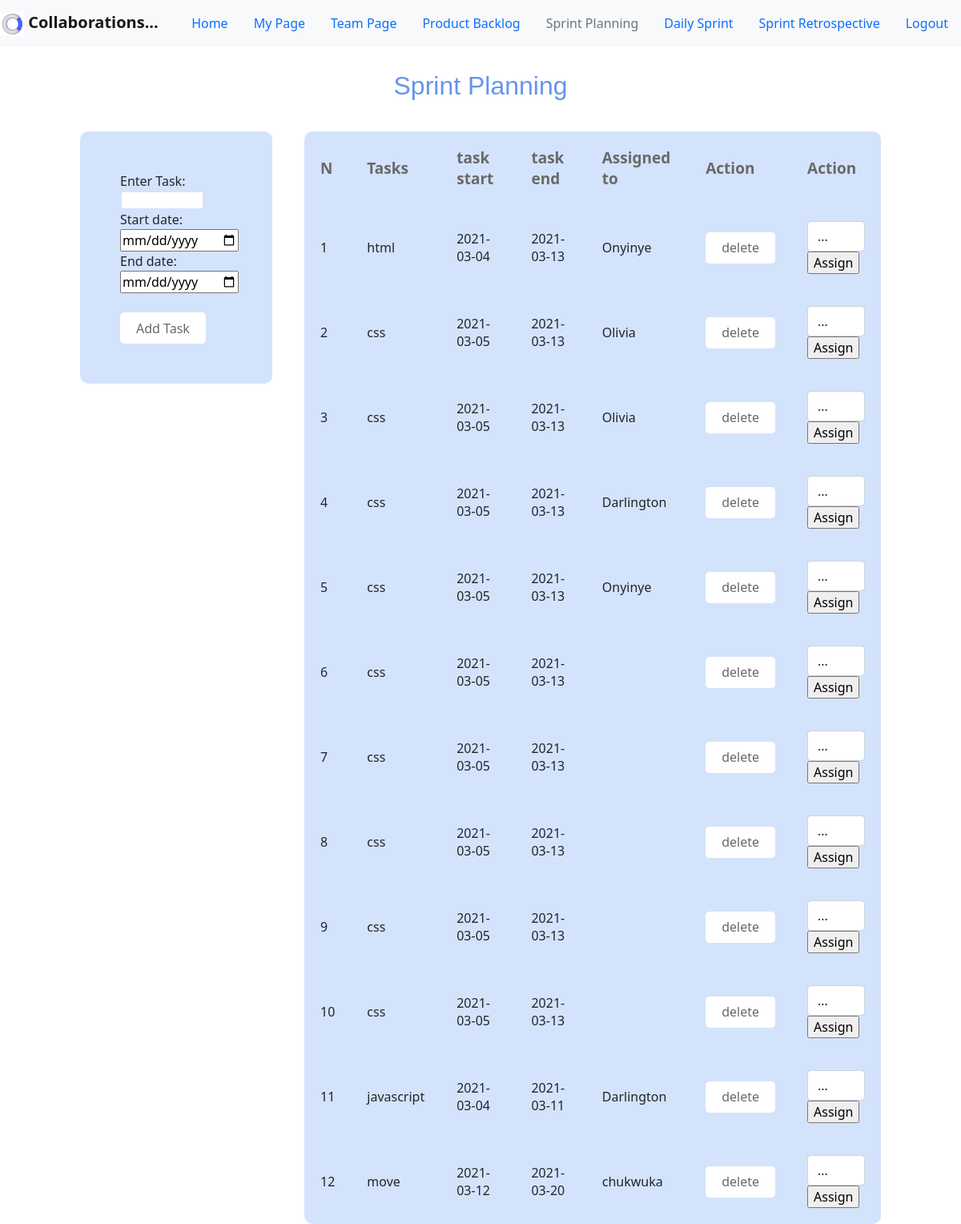
Screenshot of /try.php with the database file from the repository.
### tables this page shows
CREATE TABLE `tasks` (
  `id` int(11) NOT NULL,
  `task` varchar(225) NOT NULL,
  `task_start` date NOT NULL,
  `task_end` date NOT NULL,
  `is_completed` enum('yes','no','maybe') DEFAULT NULL,
  `assigned_to` int(11) DEFAULT NULL
);

CREATE TABLE `team_users` (
  `ID` int(11) NOT NULL,
  `FirstName` varchar(225) NOT NULL,
  `LastName` varchar(225) NOT NULL,
  `email_address` varchar(225) NOT NULL,
  `password` varchar(225) NOT NULL,
  `team_name` varchar(225) NOT NULL
);

### try.php (the view, shortened to what this page needs)
<?PHP
include("dbconnect.php");
?>
<!DOCTYPE html>
<html lang="en">
<head>
    <link rel="stylesheet" href="pBacklog.css">
    <link rel="stylesheet" href="task_style.css">
    <link href="https://cdn.jsdelivr.net/npm/bootstrap@5.0.0-beta1/dist/css/bootstrap.min.css" rel="stylesheet">
</head>
<header>
    <nav class="navbar navbar-light bg-light">
        <a class="navbar-brand" href="#">
            <img src="assets/collabo_logo.jpeg" width="30" height="30" class="d-inline-block align-center" alt="collaborations logo"><b class="logoName">
                Collaborations...</b></a>
        <ul class="nav justify-content-center">
            <li class="nav-item">
                <a class="nav-link active" href="home.php">Home</a>
            </li>
            <li class="nav-item">
                <a class="nav-link" href="userTest.php">My Page</a>
            </li>
            <li class="nav-item">
                <a class="nav-link" href="team_page.php">Team Page</a>
            </li>
            <li class="nav-item">
                <a class="nav-link" href="pBacklog.php">Product Backlog</a>
            </li>
            <li class="nav-item">
                <a class="nav-link disabled" href="try.php">Sprint Planning</a>
            </li>
            <li class="nav-item">
                <a class="nav-link" href="">Daily Sprint</a>
            </li>
            <li class="nav-item">
                <a class="nav-link" href="Chat.php">Sprint Retrospective</a>
            </li>
            <li class="nav-item">
                <a class="nav-link" href="login.php">Logout</a>
            </li>
        </ul>
    </nav>
</header>
<body>
<h2>Sprint Planning</h2>
<div>
    <form method="post" id="task">
        <label for="task">Enter Task:</label><br>
        <input type="text" id="task_input" name="task"><br>
        <label for="start">Start date:</label><br>
        <input type="date" id="start" name="task_start" value="" placeholder="dd-mm-yyyy"min="2021-01-01" max=""><br>
        <label for="end">End date:</label><br>
        <input type="date" id="end" name="task_end" value="" placeholder="dd-mm-yyyy" min="2021-01-01" max=""><br>
        <br>
        <button type="submit" name="submit" id="add_btn" >Add Task</button><br>
    </form>
</div>
<main>
    <table>
        <thead>
        <tr>
            <th>N</th>
            <th>Tasks</th>
            <th>task start</th>
            <th>task end</th>
            <th>Assigned to</th>
            <th>Action</th>
            <th>Action</th>
        </tr>
        </thead>
        <tbody>
        <?php
        $tasks = mysqli_query($db, "SELECT * FROM tasks");
        $i = 1;while ($row = mysqli_fetch_array($tasks)) { ?>
            <tr>
                <td> <?php echo $i; ?> </td>
                <td > <?php echo $row['task']; ?> </td>
                <td > <?php echo $row['task_start']; ?> </td>
                <td > <?php echo $row['task_end']; ?> </td>
                <td >
                    <?php
                  $assignedto = $row['assigned_to'];
                    $try = $db->query("SELECT FirstName FROM team_users WHERE ID = '$assignedto'");
                    $row2 = mysqli_fetch_array($try);
                    echo $row2['FirstName'];
                     ?></td>
                <td>
                    <form method="POST">
                        <input type="submit" id="delete" name="delete" value="delete" >
                    </form>
                </td>
                <td>
                    <form method="POST">
                        <select name="to_user" class="form-control">
                            <option selected disabled >...</option>;
                        </select>
                        <input type="submit" name="assign" id="assign" value="Assign">
                        <?php $i++;
                        }
                        ?>
                    </form>
                </td>
            </tr>
        </tbody>
    </table>
</main>
</body>
</html>

### task_style.css (style rules this page uses)
#task { width: 20%; margin-left: 100px; margin-right: 30px; border-radius: 10px; float: left; background: #d4e3fc; border: 1px dimgrey; padding:50px; }
#task_input { width: 75%; height: 15px; padding: 10px; border: 2px solid #d4e3fc; }
#add_btn { height: 39px; background: white; color: dimgrey; border: 2px dimgrey; border-radius: 5px; padding: 5px 20px; }
table { width: 60%; margin-right: 100px; border: 5px dimgrey; border-collapse: collapse; padding: 20px; float: right; background-color: #d4e3fc; border-radius: 10px; table-border-color-dark: dimgrey; }
th,td { border-collapse: collapse; padding:20px; text-align: left; border: 1px dimgrey; border-collapse: collapse; height: 30px; line-height: normal; }
tr { border-bottom: 1px dimgrey; height: 20px; padding: 20px; }
th { font-size: 19px; color: dimgrey; }
h2 { color: cornflowerblue; font-family: arial; font-size: large; text-align: center; padding-top: 30px; padding-bottom: 30px; }
#delete { height: 39px; background: white; color: dimgrey; border: 2px dimgrey; border-radius: 5px; padding: 5px 20px; }

### rows the page displays
tasks: task "html", task_start "2021-03-04", task_end "2021-03-13", assigned_to.FirstName "Onyinye"
tasks: task "css", task_start "2021-03-05", task_end "2021-03-13", assigned_to.FirstName "Olivia"
tasks: task "css", task_start "2021-03-05", task_end "2021-03-13", assigned_to.FirstName "Olivia"
tasks: task "css", task_start "2021-03-05", task_end "2021-03-13", assigned_to.FirstName "Darlington"
tasks: task "css", task_start "2021-03-05", task_end "2021-03-13", assigned_to.FirstName "Onyinye"
tasks: task "css", task_start "2021-03-05", task_end "2021-03-13"
tasks: task "css", task_start "2021-03-05", task_end "2021-03-13"
tasks: task "css", task_start "2021-03-05", task_end "2021-03-13"
tasks: task "css", task_start "2021-03-05", task_end "2021-03-13"
tasks: task "css", task_start "2021-03-05", task_end "2021-03-13"
tasks: task "javascript", task_start "2021-03-04", task_end "2021-03-11", assigned_to.FirstName "Darlington"
tasks: task "move", task_start "2021-03-12", task_end "2021-03-20", assigned_to.FirstName "chukwuka"
